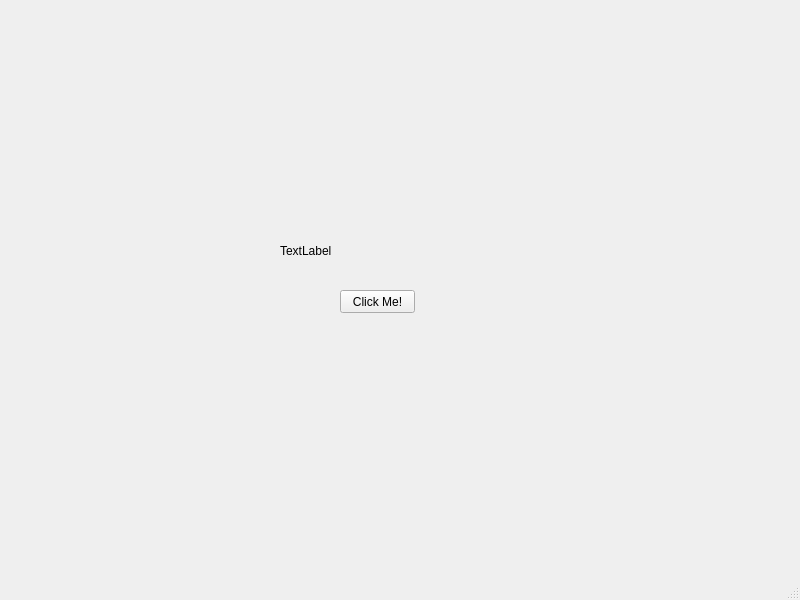
<?xml version="1.0" encoding="UTF-8"?>
<ui version="4.0">
 <class>MainWindow</class>
 <widget class="QMainWindow" name="MainWindow">
  <property name="geometry">
   <rect>
    <x>0</x>
    <y>0</y>
    <width>800</width>
    <height>600</height>
   </rect>
  </property>
  <property name="windowTitle">
   <string>MainWindow</string>
  </property>
  <widget class="QWidget" name="centralwidget">
   <widget class="QLabel" name="label">
    <property name="geometry">
     <rect>
      <x>280</x>
      <y>210</y>
      <width>191</width>
      <height>81</height>
     </rect>
    </property>
    <property name="text">
     <string>TextLabel</string>
    </property>
   </widget>
   <widget class="QPushButton" name="clickMeButton">
    <property name="geometry">
     <rect>
      <x>340</x>
      <y>290</y>
      <width>75</width>
      <height>23</height>
     </rect>
    </property>
    <property name="text">
     <string>Click Me!</string>
    </property>
   </widget>
  </widget>
  <widget class="QMenuBar" name="menubar">
   <property name="geometry">
    <rect>
     <x>0</x>
     <y>0</y>
     <width>800</width>
     <height>21</height>
    </rect>
   </property>
  </widget>
  <widget class="QStatusBar" name="statusbar"/>
 </widget>
 <resources/>
 <connections/>
</ui>
